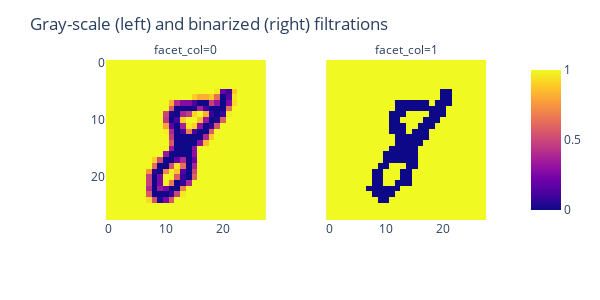

The cell this chart's notebook holds for it:
### Code cell
imgs = np.vstack((img, I_bin)).reshape(2,28,28)
fig = px.imshow(imgs, facet_col=0, facet_col_wrap=2)
fig.update_layout(height=300, width=600, title="Gray-scale (left) and binarized (right) filtrations")
fig.show()

### Figure 1 — Plotly figure (JSON) as saved in the notebook; plotly's stock layout.template omitted (floating-point values rounded to 4 significant figures; data arrays with more than 128 entries replaced by an {"elided": "..."} marker saying what was removed)
{"data": [{"coloraxis": "coloraxis", "hovertemplate": "x: %{x}<br>y: %{y}<br>color: %{z}<extra></extra>", "name": "0", "type": "heatmap", "xaxis": "x", "yaxis": "y", "z": {"elided": "28x28 float values"}}, {"coloraxis": "coloraxis", "hovertemplate": "x: %{x}<br>y: %{y}<br>color: %{z}<extra></extra>", "name": "1", "type": "heatmap", "xaxis": "x2", "yaxis": "y2", "z": {"elided": "28x28 int values"}}], "layout": {"annotations": [{"font": {}, "showarrow": false, "text": "facet_col=0", "x": 0.245, "xanchor": "center", "xref": "paper", "y": 1, "yanchor": "bottom", "yref": "paper"}, {"font": {}, "showarrow": false, "text": "facet_col=1", "x": 0.755, "xanchor": "center", "xref": "paper", "y": 1, "yanchor": "bottom", "yref": "paper"}], "coloraxis": {"colorscale": [[0, "#0d0887"], [0.1111, "#46039f"], [0.2222, "#7201a8"], [0.3333, "#9c179e"], [0.4444, "#bd3786"], [0.5556, "#d8576b"], [0.6667, "#ed7953"], [0.7778, "#fb9f3a"], [0.8889, "#fdca26"], [1, "#f0f921"]]}, "height": 300, "margin": {"t": 60}, "title": {"text": "Gray-scale (left) and binarized (right) filtrations"}, "width": 600, "xaxis": {"anchor": "y", "constrain": "domain", "domain": [0, 0.49], "scaleanchor": "y"}, "xaxis2": {"anchor": "y2", "domain": [0.51, 1], "matches": "x"}, "yaxis": {"anchor": "x", "autorange": "reversed", "constrain": "domain", "domain": [0, 1]}, "yaxis2": {"anchor": "x2", "domain": [0, 1], "matches": "y", "showticklabels": false}}}
